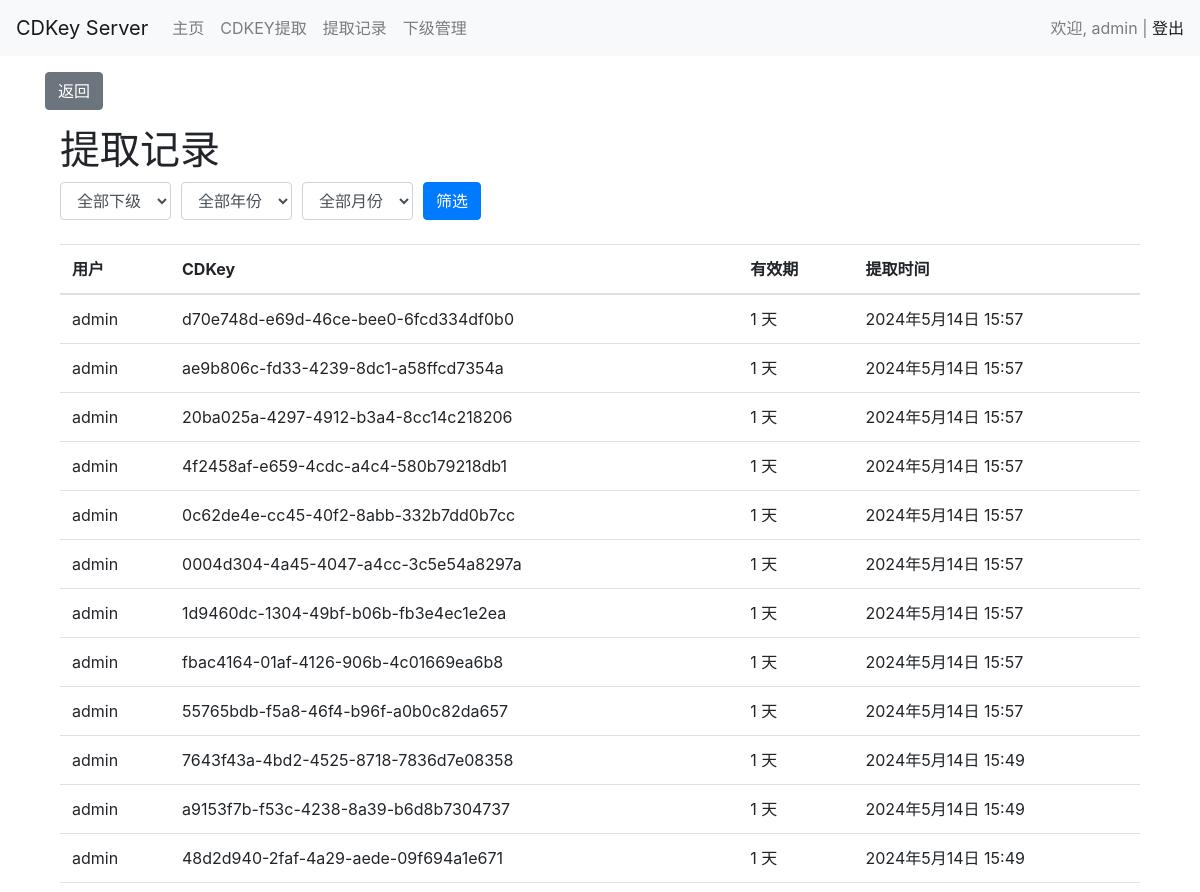
The app's page /user/cdkey_record/ (signed in, upper part), older data.
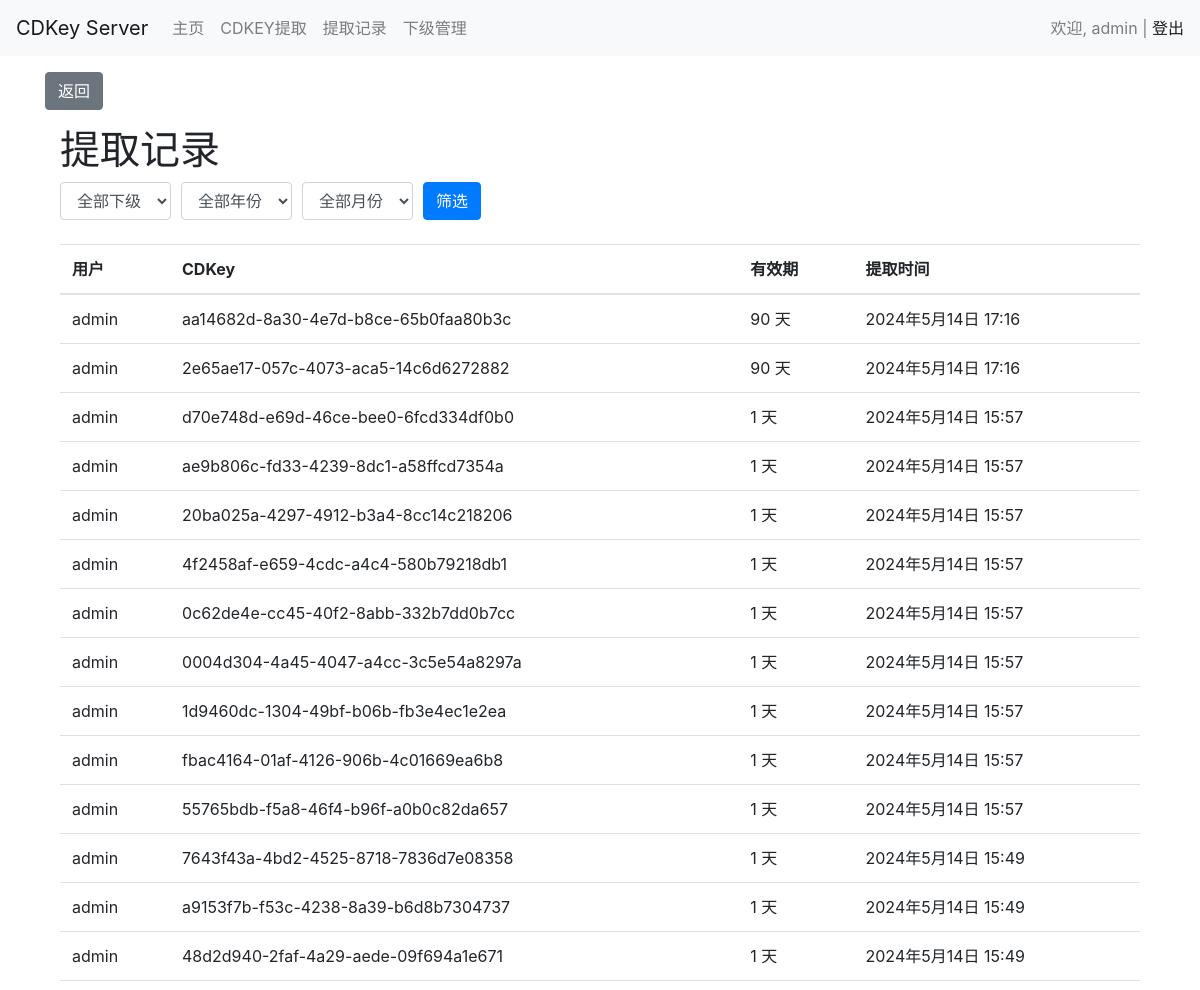
The same page, newer data.
### user/models.py (models this page shows, shortened)
class CDKey(models.Model):
    VALIDITY_CHOICES = [
        (1, '1 天'),
        (30, '30 天'),
        (90, '90 天'),
        (180, '180 天'),
        (365, '365 天'),
        (730, '730 天'),
    ]
    key = models.CharField(max_length=255, unique=True)
    created_at = models.DateTimeField(auto_now_add=True)
    expires_at = models.DateTimeField()
    created_by = models.ForeignKey('User', on_delete=models.CASCADE, related_name='created_cdkeys')
    used_by = models.ForeignKey('User', on_delete=models.CASCADE, related_name='used_cdkeys', null=True, blank=True)
    used_at = models.DateTimeField(null=True, blank=True)
    validity_days = models.IntegerField(choices=VALIDITY_CHOICES, default=1)
    is_used_field = models.BooleanField(default=False, verbose_name="是否已使用")

class User(AbstractUser):
    USER_TYPE_CHOICES = (
        (1, '管理员'),
        (2, '一级代理'),
        (3, '二级代理'),
    )
    ROLE_CHOICES = (
        ('admin', '管理员'),
        ('agent', '代理'),
    )
    superior = models.ForeignKey('self', on_delete=models.SET_NULL, null=True, blank=True, related_name='subordinates', verbose_name='上级')
    role = models.CharField(max_length=50, choices=ROLE_CHOICES, default='agent', verbose_name='角色')
    user_type = models.SmallIntegerField(choices=USER_TYPE_CHOICES, default=3, verbose_name='用户类型')
    is_active = models.BooleanField(default=True,verbose_name='是否激活')
    monthly_quota = models.IntegerField(default=0,verbose_name='月度配额')
    day_quota = models.IntegerField(default=0, verbose_name='日配额')
    quota_updated_at = models.DateField(auto_now_add=True)
    class Meta:
        db_table = 'user'

### user/views.py (the view)
# urls.py: path('cdkey_record/', views.cdkey_record, name='cdkey_record'),
@login_required
def cdkey_record(request):
    user = request.user
    if request.method == 'POST':
        month = request.POST.get('month')
        year = request.POST.get('year')
        subordinate_id = request.POST.get('subordinate')
        query = Q()
        if subordinate_id:
            subordinate = User.objects.get(id=subordinate_id)
            query &= Q(created_by=subordinate)
        else:
            if user.is_superuser or user.is_staff:
                subordinates = User.objects.filter(superior=user)
                query &= Q(created_by__in=[user] + list(subordinates))
            else:
                query &= Q(created_by=user)
        if month and year:
            query &= Q(created_at__year=year, created_at__month=month)
        elif year:
            query &= Q(created_at__year=year)
        records = CDKey.objects.select_related('created_by').filter(query).order_by('-created_at')
    else:
        if user.is_superuser or user.is_staff:
            subordinates = User.objects.filter(superior=user)
            records = CDKey.objects.select_related('created_by').filter(created_by__in=[user] + list(subordinates)).order_by('-created_at')
        else:
            records = CDKey.objects.select_related('created_by').filter(created_by=user).order_by('-created_at')
    current_year = datetime.now().year
    years = range(current_year, current_year - 10, -1)
    subordinates = []
    if user.is_superuser or user.is_staff:
        subordinates = User.objects.filter(superior=user)
    context = {
        'records': records,
        'current_year': current_year,
        'years': years,
        'subordinates': subordinates,
    }
    return render(request, 'user/cdkey_record.html', context)

### user/templates/user/cdkey_record.html (shortened to what this page needs)
{% extends 'base.html' %}
{% block content %}
    <div class="container">
        <h1>提取记录</h1>
        <form method="POST" class="mb-4">
            <div class="form-row align-items-center">
                {% if user.is_superuser or user.is_staff %}
                    <div class="col-auto">
                        <select name="subordinate" class="form-control">
                            <option value="">全部下级</option>
                        </select>
                    </div>
                {% endif %}
                <div class="col-auto">
                    <select name="year" class="form-control">
                        <option value="">全部年份</option>
                    </select>
                </div>
                <div class="col-auto">
                    <select name="month" class="form-control">
                        <option value="">全部月份</option>
                    </select>
                </div>
                <div class="col-auto">
                    <button type="submit" class="btn btn-primary">筛选</button>
                </div>
            </div>
        </form>
        <table class="table">
            <thead>
                <tr>
                    <th>用户</th>
                    <th>CDKey</th>
                    <th>有效期</th>
                    <th>提取时间</th>
                </tr>
            </thead>
            <tbody>
                {% for record in records %}
                    <tr>
                        <td>{{ record.created_by.username }}</td>
                        <td>{{ record.key }}</td>
                        <td>{{ record.validity_days }} 天</td>
                        <td>{{ record.created_at }}</td>
                    </tr>
                {% empty %}
                    <tr>
                        <td colspan="4">没有找到提取记录</td>
                    </tr>
                {% endfor %}
            </tbody>
        </table>
    </div>
{% endblock %}

Row changes from the older to the newer data that the page shows:
added CDKey: created_by.username "admin", key "aa14682d-8a30-4e7d-b8ce-65b0faa80b3c", validity_days "90", created_at "2024年5月14日 17:16"
added CDKey: created_by.username "admin", key "2e65ae17-057c-4073-aca5-14c6d6272882", validity_days "90", created_at "2024年5月14日 17:16"
